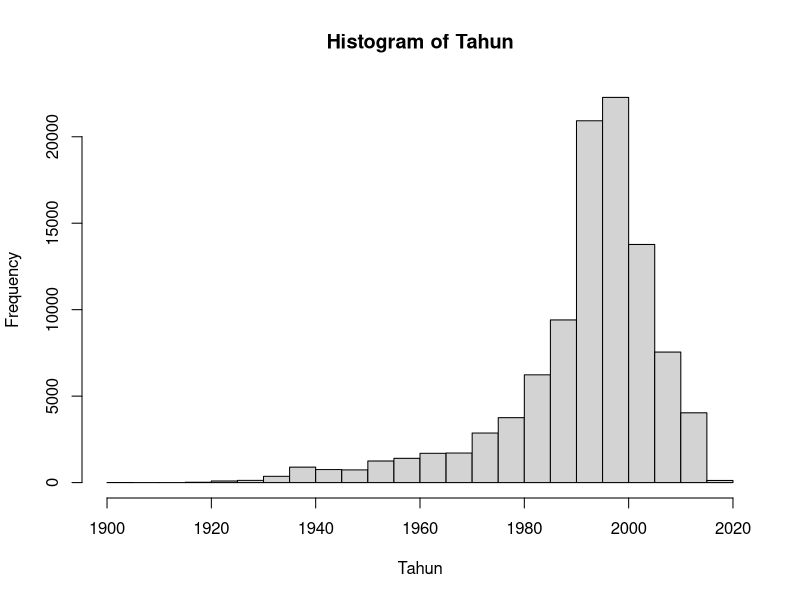

Write R code to recreate this figure.
## ---- chunk 1
knitr::opts_chunk$set(echo = TRUE)
## ---- chunk 2
library(dslabs)
library(tidyverse)
library(dplyr)
data(movielens)
## ---- chunk 3
str(movielens)
class(movielens)
## ---- chunk 4
names(movielens)
## ---- chunk 5
class(movielens$genres)
## ---- chunk 6
movielens %>% top_n(-5)
## ---- chunk 7
tiny_df = movielens %>% select(title, year, genres, rating, timestamp)
head(tiny_df, n = 10)
## ---- chunk 8
new_table = select(movielens, title, genres, year, rating)
x = filter(new_table, genres=="Romance")
x %>% top_n(20, rating)
## ---- chunk 9
  Tahun = with(movielens, year)
  hist(Tahun)
  movielens$year[which.max(Tahun)]
  
## ---- chunk 10
kategori = vector("character", length(tiny_df$rating))
for (i in 1:length(tiny_df$rating)) {
  if(tiny_df$rating[i]<2){
    kategori[i] = "Negatif"
  }
  else if(tiny_df$rating[i]>3){
    kategori[i] = "Positif"
  }
  if(tiny_df$rating[i]>2 && tiny_df$rating[i]<3){
    kategori[i] = "Mixed"
  }
}
## ---- chunk 11
  tiny_df = mutate(tiny_df, kategori = kategori)
  tiny_df
